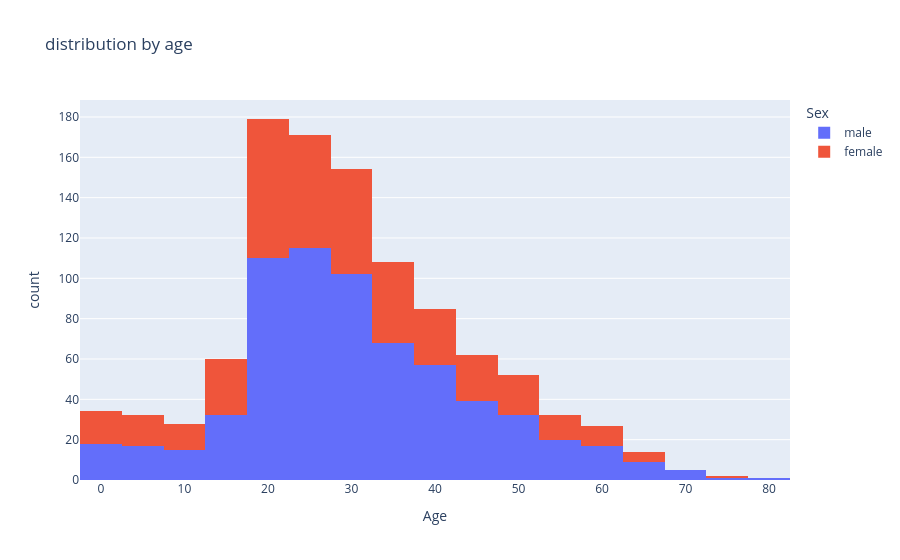

The notebook cell saved with this chart:
### Markdown cell above
### 3.2. Histogram: Age Distribution (Interactive)
Distribution of passengers by age, colored by sex.

### Code cell
graph2 = px.histogram(dat_fr, x = 'Age', color = 'Sex', nbins = 30,
                      title = 'distribution by age')
graph2.show()

### Figure 1 — Plotly figure (JSON) as saved in the notebook; plotly's stock layout.template omitted (floating-point values rounded to 4 significant figures; data arrays with more than 128 entries replaced by an {"elided": "..."} marker saying what was removed)
{"data": [{"bingroup": "x", "hovertemplate": "Sex=male<br>Age=%{x}<br>count=%{y}<extra></extra>", "legendgroup": "male", "marker": {"color": "#636efa", "pattern": {"shape": ""}}, "name": "male", "nbinsx": 30, "orientation": "v", "showlegend": true, "x": {"elided": "843 float values"}, "xaxis": "x", "yaxis": "y", "type": "histogram"}, {"bingroup": "x", "hovertemplate": "Sex=female<br>Age=%{x}<br>count=%{y}<extra></extra>", "legendgroup": "female", "marker": {"color": "#EF553B", "pattern": {"shape": ""}}, "name": "female", "nbinsx": 30, "orientation": "v", "showlegend": true, "x": {"elided": "466 float values"}, "xaxis": "x", "yaxis": "y", "type": "histogram"}], "layout": {"xaxis": {"anchor": "y", "domain": [0.0, 1.0], "title": {"text": "Age"}}, "yaxis": {"anchor": "x", "domain": [0.0, 1.0], "title": {"text": "count"}}, "legend": {"title": {"text": "Sex"}, "tracegroupgap": 0}, "title": {"text": "distribution by age"}, "barmode": "relative"}}
